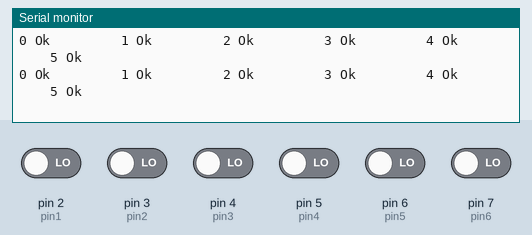
The sketch below on a simulated Arduino Uno, built with avr-gcc and run on an emulated ATmega328P. Shown: the last lines printed to the serial monitor. Inputs (shaded band) come from the test bench; at power-on: pin 2 (pin1), pin 3 (pin2), pin 4 (pin3), pin 5 (pin4), pin 6 (pin5), pin 7 (pin6) LOW.

Above: at 1.2 s.
1.3 s: pin 2 (pin1) driven HIGH
At 1.43 s:
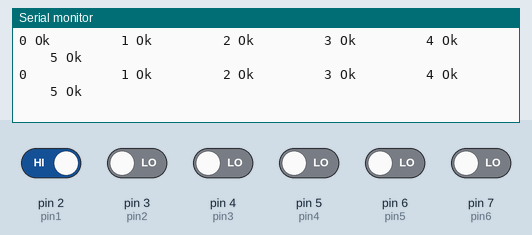
3.2 s: pin 3 (pin2) driven HIGH
At 3.34 s:
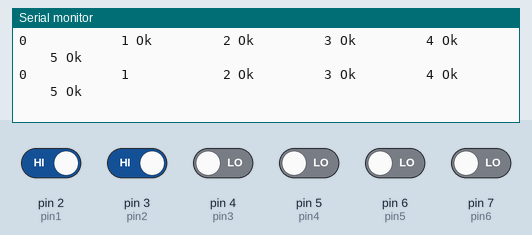
5.1 s: pin 4 (pin3) driven HIGH
At 5.26 s:
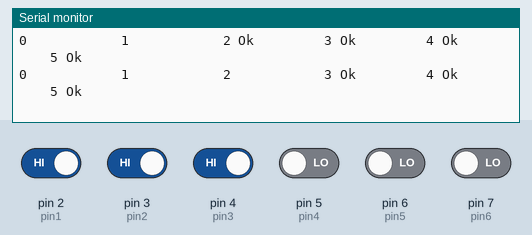
7.1 s: pin 5 (pin4) driven HIGH
At 7.25 s:
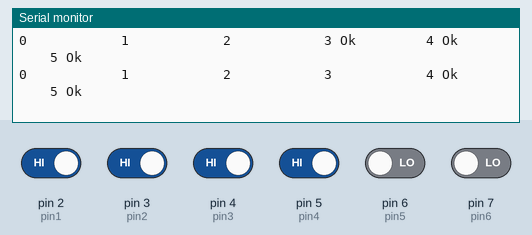
9.1 s: pin 6 (pin5) driven HIGH
At 9.25 s:
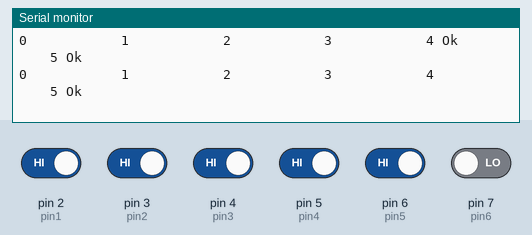
11.1 s: pin 7 (pin6) driven HIGH
At 11.25 s:
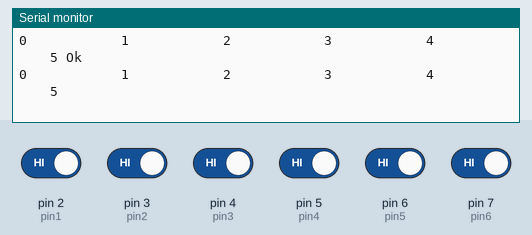

The sketch:

___.ino
```cpp
#define pin1 2
#define pin2 3
#define pin3 4
#define pin4 5
#define pin5 6
#define pin6 7

void setup() {
  pinMode(pin1, INPUT);
  pinMode(pin2, INPUT);
  pinMode(pin3, INPUT);
  pinMode(pin4, INPUT);
  pinMode(pin5, INPUT);
  pinMode(pin6, INPUT);
  Serial.begin(9600);
}
int red[10];
int i = 0;
void loop() {
  // put your main code here, to run repeatedly:
  red[0] += digitalRead(pin1);
  red[1] += digitalRead(pin2);
  red[2] += digitalRead(pin3);
  red[3] += digitalRead(pin4);
  red[4] += digitalRead(pin5);
  red[5] += digitalRead(pin6);
  if (i > 1000) {
    for (int j = 0; j < 6; j++) {
      int c=red[j];
      Serial.print(j);
      if(c<800){
        Serial.print(" Ok         ");
      }else{
        Serial.print("            ");
      }
      red[j] = 0;

    }
    /*
    Serial.print(1000);
    Serial.print(",");
    Serial.print(0);
    */
    Serial.println("");
    i = 0;
  }
  i++;
}
```

Measured:
- after the input at 1.3 s, the serial monitor: prints a new line after 0.06 s (image 1)
- after the input at 3.2 s, the serial monitor: prints a new line after 0.08 s (image 2)
- after the input at 5.1 s, the serial monitor: prints a new line after 0.09 s (image 3)
- after the input at 7.1 s, the serial monitor: prints a new line after 0.09 s (image 4)
- after the input at 9.1 s, the serial monitor: prints a new line after 0.08 s (image 5)
- after the input at 11.1 s, the serial monitor: prints a new line after 0.08 s (image 6)
